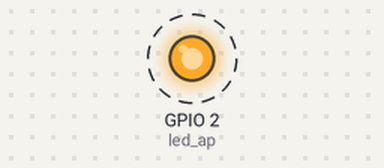
Simulated run of this program. Board: ESP32 board running MicroPython. On the bench: output pins drawn as LEDs (lit = HIGH). Dashed ring = blinking. The board's own WiFi access point starts at once; what the program prints to the serial console is not drawn.

Above: at 0.5 s.
Timing chart, 0 to 4.6 s (numbered marks = the images above):
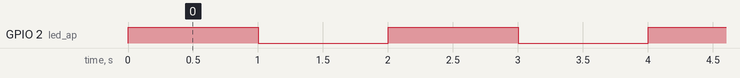

Measured:
- by itself, GPIO 2 (led_ap): alternates HIGH for 1.0 s and LOW for 1.0 s

The program:

32AP_LocalHost_assigning_IP.py
```python
import network
import machine
import time

# Configure the ESP32 as an Access Point (AP)
ap = network.WLAN(network.AP_IF)
ap.active(True)
ap.config(essid='ESP32-AP', password='123456789')

# Internal LED pin
led_ap = machine.Pin(2, machine.Pin.OUT)

# Function to blink the internal LED
def blink_ap_led():
    led_ap.on()
    time.sleep(1)
    led_ap.off()
    time.sleep(1)

# Main loop
while True:
    while ap.ifconfig()[0] == '0.0.0.0':  # Wait until AP gets an IP address
        pass
    print('AP IP Address:', ap.ifconfig()[0])  # Print AP's IP address
    while not ap.isconnected():
        pass
    print('Client connected')
    blink_ap_led()
```
